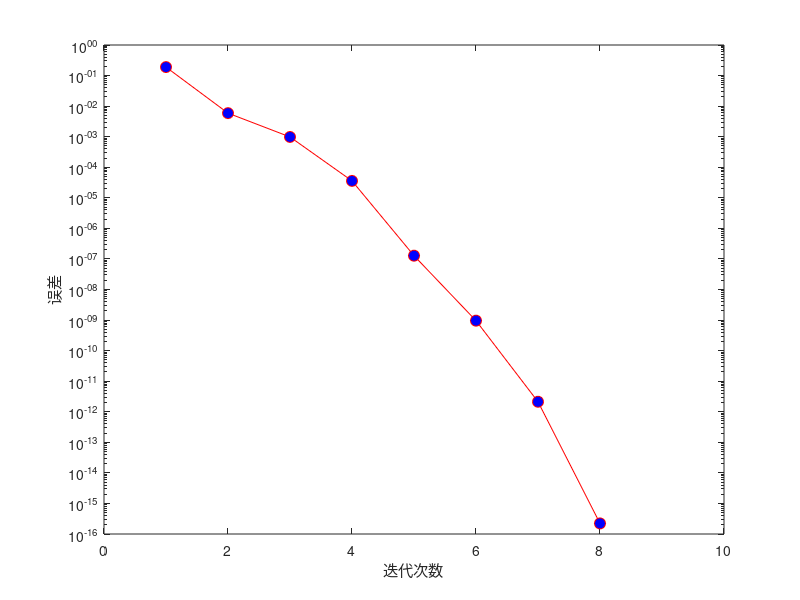

MATLAB code to generate this figure:
clear,clc, clf
MS = 'MarkerSize'; ms = 8;
MC = 'MarkerFaceColor';
%% 第1步
F = @(x) sin(cos(sin(cos(x)))); % 积分函数
a = -1; b = 1; % 积分区间[a,b]
e=1e-15; % 精度控制值
M=30; %最大循环次数
n=1;
h = b-a;
I = zeros(M); %存储每一轮迭代计算得到的积分值
%% 第2步
R= zeros(M,M);
R(1,1) = (F(a)+F(b))*h/2;
I(1) = R(1,1);
%% 第3步
for k=2 :M
    hk = h/2^(k-1);
    Fsum=sum(F(a + (2 * (1:2^(k-2)) - 1) * hk));
    R(k,1) = (R(k-1,1)+(2*hk)* Fsum)/2; % 2 * h_{k}=h_{k-1}
    for j=2:k
        R(k,j) = R(k,j-1)+(R(k,j-1)-R(k-1,j -1))/(4^(j-1) -1);
    end
    I(k) = R(k,k);
    n=n+1;
    if( abs(R(k,k )-R(k-1,k-1)) < e)
        Irichardson = R(k,k) % 第4步,输出最终的积分值
        break
    end
end
%% 输出计算结果
format long
n %迭代次数
semilogy((1:n), abs(I(1:n)-Irichardson), 'ro-', MC, 'b',MS,ms);
xlabel('迭代次数');
ylabel('误差');